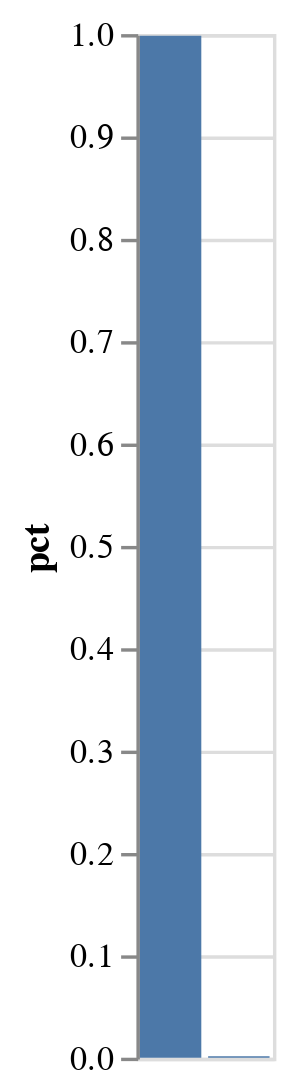
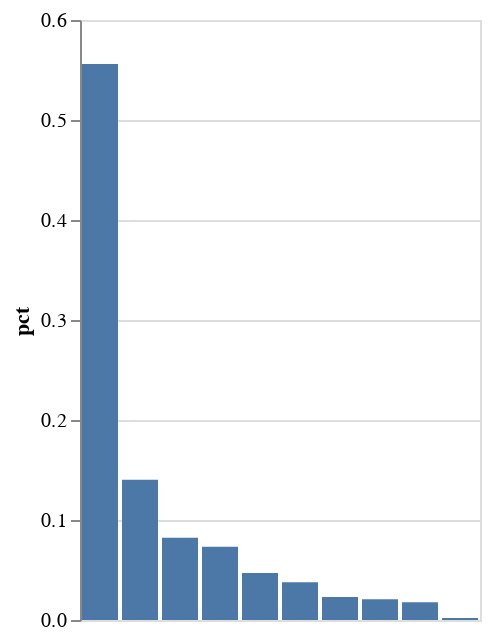

Notebook cell for these charts, in order:
### Code cell
# trim TINs with positive and negative shared savings respectively
print("For "+client+" in the participant year of "+particip_year+":")
print(group + " with savings: ")
visualize_tin(df_tin[df_tin.index.isin(tin_pos_ss)])
print("Extracted "+group+" with savings: ")
print(trim_tin(df_tin[df_tin.index.isin(tin_pos_ss)])[0])
print("\n")
print(group + " with losses: ")
visualize_tin(df_tin[df_tin.index.isin(tin_neg_ss)])
print("Extracted "+group+" with losses: ")
print(trim_tin(df_tin[df_tin.index.isin(tin_neg_ss)])[0])

### Figure 1 — Vega-Lite specification as saved in the notebook (floating-point values rounded to 4 significant figures)
{"config": {"view": {"continuousWidth": 400, "continuousHeight": 300}}, "data": {"name": "data-5c835b038d6242c9ba6e54f7b9cf1ba9"}, "mark": "bar", "encoding": {"tooltip": {"type": "nominal", "field": "tin_name"}, "x": {"type": "nominal", "axis": null, "field": "tin_name", "sort": "-y"}, "y": {"type": "quantitative", "field": "pct"}}, "$schema": "https://vega.github.io/schema/vega-lite/v4.8.1.json", "datasets": {"data-5c835b038d6242c9ba6e54f7b9cf1ba9": [{"tin_name": "VICTORIA MEDICAL, INC.", "abs_agg": 0.5214, "pct": 0.001483}, {"tin_name": "TRANSITIONAL CARE PHYSICIANS OF GEORGIA, PC", "abs_agg": 351.0, "pct": 0.9985}]}}

### Figure 2 — Vega-Lite specification as saved in the notebook (floating-point values rounded to 4 significant figures)
{"config": {"view": {"continuousWidth": 400, "continuousHeight": 300}}, "data": {"name": "data-0da7390b41ea5d977e630e5005f29fed"}, "mark": "bar", "encoding": {"tooltip": {"type": "nominal", "field": "tin_name"}, "x": {"type": "nominal", "axis": null, "field": "tin_name", "sort": "-y"}, "y": {"type": "quantitative", "field": "pct"}}, "$schema": "https://vega.github.io/schema/vega-lite/v4.8.1.json", "datasets": {"data-0da7390b41ea5d977e630e5005f29fed": [{"tin_name": "SOUTHEAST GERIATRICS INC", "abs_agg": 7.682, "pct": 0.002114}, {"tin_name": "PIKE MEDICAL CONSULTANTS PC", "abs_agg": 64.16, "pct": 0.01766}, {"tin_name": "COMMUNITY HOME PHYSICIANS LLC", "abs_agg": 75.04, "pct": 0.02065}, {"tin_name": "G I M PLLC", "abs_agg": 83.58, "pct": 0.023}, {"tin_name": "THOMAS FORRESTAL", "abs_agg": 137.2, "pct": 0.03776}, {"tin_name": "JOSE A AGUIRRE MD PC", "abs_agg": 171.1, "pct": 0.04709}, {"tin_name": "ADVANCED HEALTHCARE ASSOCIATES, LLP", "abs_agg": 266.2, "pct": 0.07326}, {"tin_name": "CENTRAL OHIO GERIATRICS, LLC", "abs_agg": 298.5, "pct": 0.08214}, {"tin_name": "GN MEDICAL ASSOCIATES, INC", "abs_agg": 509.5, "pct": 0.1402}, {"tin_name": "VISION MEDICAL CONSULTING, P.C.", "abs_agg": 2021.0, "pct": 0.5561}]}}
